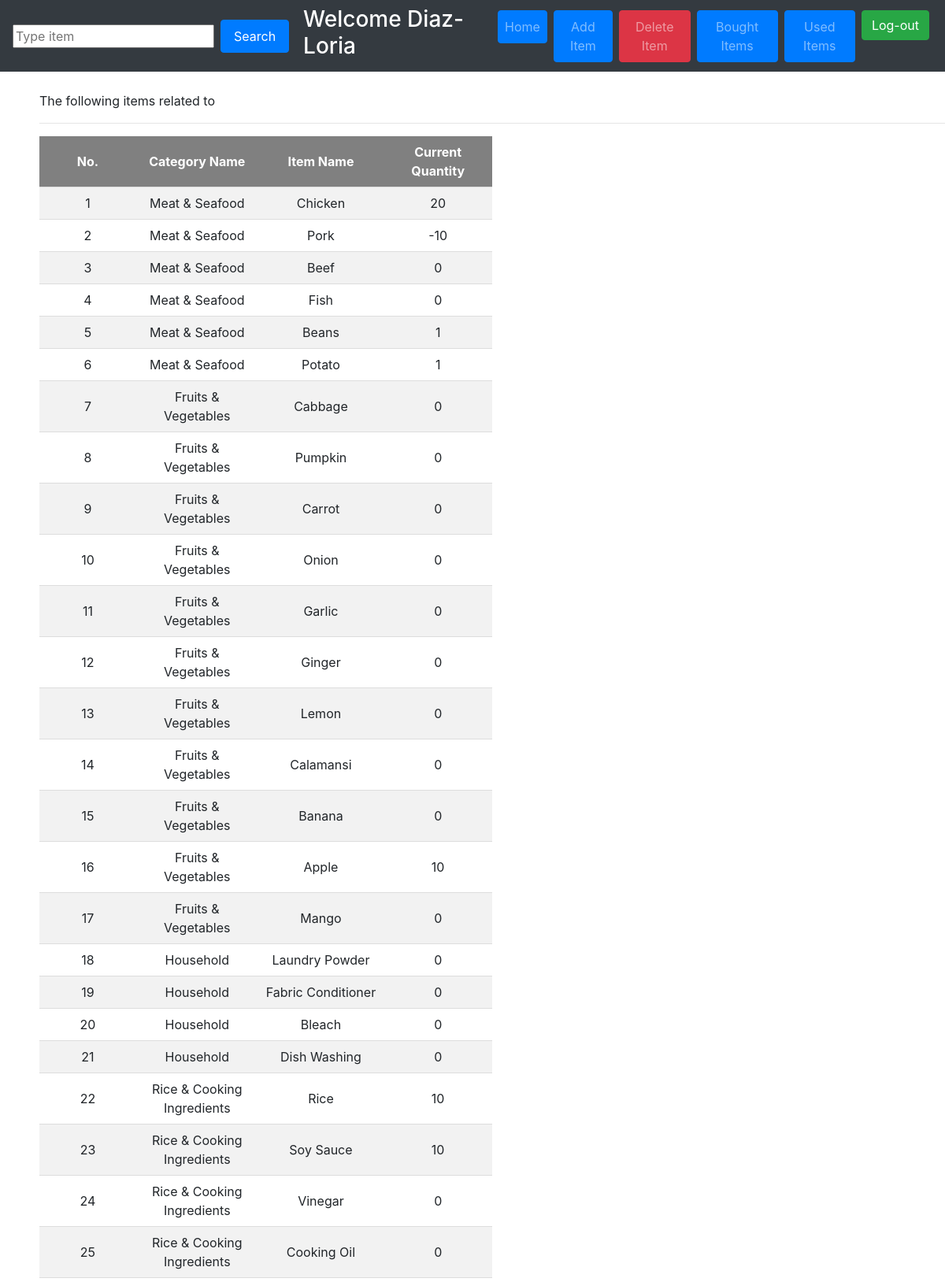
The page /SearchIndex.php (signed in, upper part) on the database its author committed.
### tables this page shows
CREATE TABLE `cat_items` (
  `item_name` text NOT NULL,
  `cat_id` int(11) NOT NULL,
  `currentCount` int(11) NOT NULL
);

CREATE TABLE `category` (
  `cat_id` int(11) NOT NULL,
  `cat_name` text NOT NULL
);

### pages/searchPage.php (the view, shortened to what this page needs)
<div style="margin-top:100px;margin-left:50px;">
<link href="css/style.css" rel="stylesheet">
	<?php
        include('./database_connection.php');
        $searchVal=$_COOKIE["searchVal"];
		$sql = "SELECT * FROM cat_items JOIN category on cat_items.cat_id=category.cat_id WHERE item_name like  '%$searchVal%' or category.cat_name like  '%$searchVal%'";
		$result = $conn -> query($sql);
		if ($result -> num_rows > 0) {
			echo "The following items related to $searchVal";
			echo "<hr>";
			echo "<table >";
			echo "<tr>";
			echo "<th>No. </th><th>Category Name</th><th>Item Name</th><th>Current Quantity</th>";
			echo "</tr>";
			$i=1;
			while ($row = $result -> fetch_assoc()) {
                echo "<tr><td>" . $i .
                "</td><td>" . $row["cat_name"] .
					"</td><td>" . $row["item_name"] .
					"</td><td>" . $row["currentCount"] .
					"</td></tr>";
					$i++;
			}
			echo "</table>";
		}else{
			echo "No record found.";
		}
	?>
</div>

### css/style.css (style rules this page uses)
table, th, td { padding: 10px; width: 50%; border-bottom: 1px solid #ddd; border-collapse: collapse; }
th, td { text-align: center; padding: 8px; width: 12%; }
tr:nth-child(even) { background-color: #f2f2f2; }
th { background-color: grey; color: white; }

### rows shown on the page
cat_items: cat.cat_name "Meat & Seafood", item_name "Chicken", currentCount "20"
cat_items: cat.cat_name "Meat & Seafood", item_name "Pork", currentCount "-10"
cat_items: cat.cat_name "Meat & Seafood", item_name "Beef", currentCount "0"
cat_items: cat.cat_name "Meat & Seafood", item_name "Fish", currentCount "0"
cat_items: cat.cat_name "Meat & Seafood", item_name "Beans", currentCount "1"
cat_items: cat.cat_name "Meat & Seafood", item_name "Potato", currentCount "1"
cat_items: cat.cat_name "Fruits & Vegetables", item_name "Cabbage", currentCount "0"
cat_items: cat.cat_name "Fruits & Vegetables", item_name "Pumpkin", currentCount "0"
cat_items: cat.cat_name "Fruits & Vegetables", item_name "Carrot", currentCount "0"
cat_items: cat.cat_name "Fruits & Vegetables", item_name "Onion", currentCount "0"
cat_items: cat.cat_name "Fruits & Vegetables", item_name "Garlic", currentCount "0"
cat_items: cat.cat_name "Fruits & Vegetables", item_name "Ginger", currentCount "0"
cat_items: cat.cat_name "Fruits & Vegetables", item_name "Lemon", currentCount "0"
cat_items: cat.cat_name "Fruits & Vegetables", item_name "Calamansi", currentCount "0"
cat_items: cat.cat_name "Fruits & Vegetables", item_name "Banana", currentCount "0"
cat_items: cat.cat_name "Fruits & Vegetables", item_name "Apple", currentCount "10"
cat_items: cat.cat_name "Fruits & Vegetables", item_name "Mango", currentCount "0"
cat_items: cat.cat_name "Household", item_name "Laundry Powder", currentCount "0"
cat_items: cat.cat_name "Household", item_name "Fabric Conditioner", currentCount "0"
cat_items: cat.cat_name "Household", item_name "Bleach", currentCount "0"
cat_items: cat.cat_name "Household", item_name "Dish Washing", currentCount "0"
cat_items: cat.cat_name "Rice & Cooking Ingredients", item_name "Rice", currentCount "10"
cat_items: cat.cat_name "Rice & Cooking Ingredients", item_name "Soy Sauce", currentCount "10"
cat_items: cat.cat_name "Rice & Cooking Ingredients", item_name "Vinegar", currentCount "0"
cat_items: cat.cat_name "Rice & Cooking Ingredients", item_name "Cooking Oil", currentCount "0"
